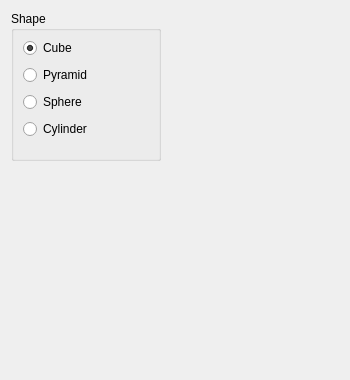
<?xml version="1.0" encoding="UTF-8"?>
<ui version="4.0">
 <class>Window</class>
 <widget class="QWidget" name="Window">
  <property name="geometry">
   <rect>
    <x>0</x>
    <y>0</y>
    <width>350</width>
    <height>380</height>
   </rect>
  </property>
  <property name="windowTitle">
   <string>Window</string>
  </property>
  <layout class="QVBoxLayout" name="verticalLayout">
   <item>
    <widget class="GLWidget" name="myGLWidget" native="true">
     <property name="minimumSize">
      <size>
       <width>200</width>
       <height>250</height>
      </size>
     </property>
     <widget class="QGroupBox" name="groupBoxShape">
      <property name="geometry">
       <rect>
        <x>0</x>
        <y>0</y>
        <width>150</width>
        <height>150</height>
       </rect>
      </property>
      <property name="title">
       <string>Shape</string>
      </property>
      <layout class="QVBoxLayout" name="verticalLayout_2">
       <property name="spacing">
        <number>0</number>
       </property>
       <property name="leftMargin">
        <number>9</number>
       </property>
       <property name="topMargin">
        <number>0</number>
       </property>
       <property name="rightMargin">
        <number>0</number>
       </property>
       <item>
        <widget class="QRadioButton" name="radioButtonCube">
         <property name="text">
          <string>Cube</string>
         </property>
         <property name="checked">
          <bool>true</bool>
         </property>
        </widget>
       </item>
       <item>
        <widget class="QRadioButton" name="radioButtonPyramid">
         <property name="text">
          <string>Pyramid</string>
         </property>
        </widget>
       </item>
       <item>
        <widget class="QRadioButton" name="radioButtonSphere">
         <property name="text">
          <string>Sphere</string>
         </property>
        </widget>
       </item>
       <item>
        <widget class="QRadioButton" name="radioButtonCylinder">
         <property name="text">
          <string>Cylinder</string>
         </property>
        </widget>
       </item>
      </layout>
     </widget>
    </widget>
   </item>
  </layout>
 </widget>
 <layoutdefault spacing="6" margin="11"/>
 <customwidgets>
  <customwidget>
   <class>GLWidget</class>
   <extends>QWidget</extends>
   <header>GLWidget.h</header>
   <container>1</container>
   <slots>
    <slot>setXRotation(int)</slot>
    <slot>setZRotation(int)</slot>
    <slot>setYRotation(int)</slot>
   </slots>
  </customwidget>
 </customwidgets>
 <resources/>
 <connections/>
</ui>
